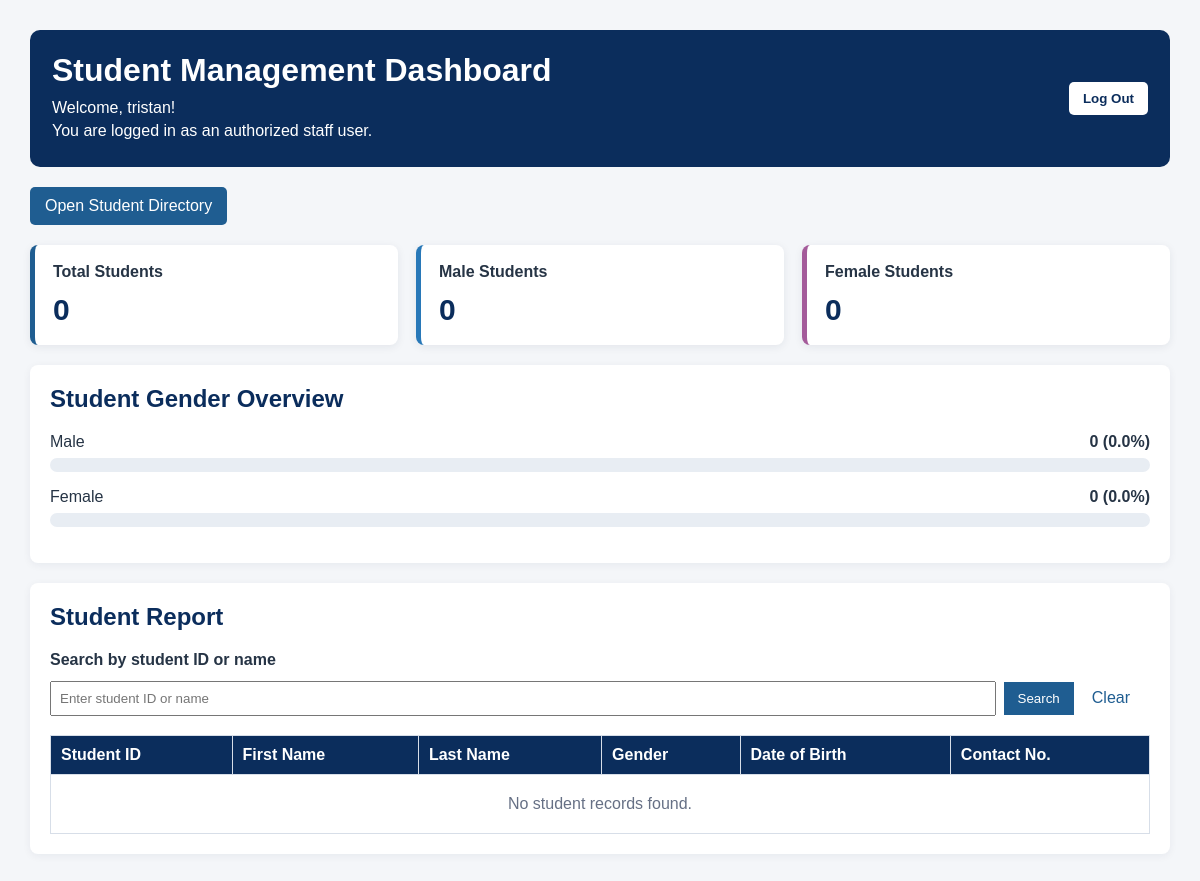
The page /registration/dashboard/ (signed in) on the database as committed earlier.
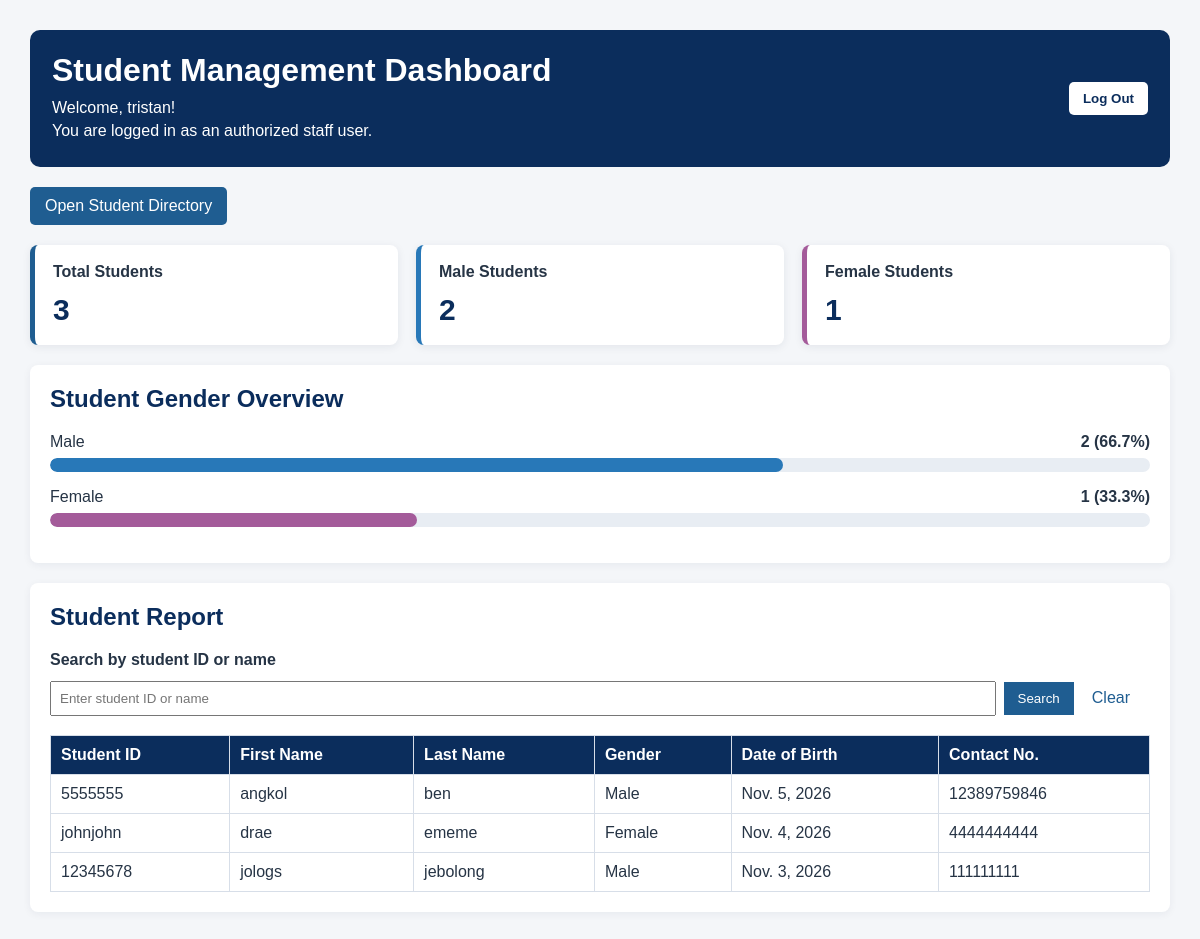
The same page on the database as committed later.
### registration/models.py (models this page shows, shortened)
class Student(models.Model):
    GENDER_CHOICES = [
        ('Male', 'Male'),
        ('Female', 'Female'),
    ]
    student_id = models.CharField(max_length=20, unique=True)
    first_name = models.CharField(max_length=100)
    last_name = models.CharField(max_length=100)
    gender = models.CharField(max_length=10, choices=GENDER_CHOICES)
    date_of_birth = models.DateField()
    contact_no = models.CharField(max_length=20)

### registration/views.py (the view)
# urls.py: path('dashboard/', views.staff_dashboard, name='staff_dashboard'),
@user_passes_test(staff_check, login_url='login')
def staff_dashboard(request):
    total_students = Student.objects.count()
    male_students = Student.objects.filter(
        gender='Male'
    ).count()
    female_students = Student.objects.filter(
        gender='Female'
    ).count()
    male_percent = (
        male_students / total_students * 100
        if total_students > 0 else 0
    )
    female_percent = (
        female_students / total_students * 100
        if total_students > 0 else 0
    )
    query = request.GET.get('q', '').strip()
    students = Student.objects.all().order_by(
        'last_name',
        'first_name'
    )
    if query:
        students = students.filter(
            Q(student_id__icontains=query)
            | Q(first_name__icontains=query)
            | Q(last_name__icontains=query)
        )
    context = {
        'total_students': total_students,
        'male_students': male_students,
        'female_students': female_students,
        'male_percent': male_percent,
        'female_percent': female_percent,
        'students': students,
        'query': query,
    }
    return render(
        request,
        'registration/dashboard.html',
        context
    )

### registration/views.py (called while the page is built)
def staff_check(user):
    return user.is_authenticated and user.is_staff

### registration/templates/registration/dashboard.html (shortened to what this page needs)
{% load static %}
<!DOCTYPE html>
<html lang="en">
<head>
    <link rel="stylesheet" href="{% static 'registration/style.css' %}">
</head>
<body>
    <main class="dashboard-container">
        <header class="dashboard-header">
            <div>
                <h1>Student Management Dashboard</h1>
                <p>Welcome, {{ request.user.username }}!</p>
                <p>You are logged in as an authorized staff user.</p>
            </div>
            <form method="post" action="{% url 'logout' %}">
                <button type="submit">Log Out</button>
            </form>
        </header>
        <section class="dashboard-actions">
            <a class="directory-link" href="{% url 'student_list' %}">
                Open Student Directory
            </a>
        </section>
        <section class="summary-grid">
            <article class="summary-card total-card">
                <h2>Total Students</h2>
                <p class="summary-number">{{ total_students }}</p>
            </article>
            <article class="summary-card male-card">
                <h2>Male Students</h2>
                <p class="summary-number">{{ male_students }}</p>
            </article>
            <article class="summary-card female-card">
                <h2>Female Students</h2>
                <p class="summary-number">{{ female_students }}</p>
            </article>
        </section>
        <section class="report-section">
            <h2>Student Gender Overview</h2>
            <div class="gender-row">
                <div class="gender-label">
                    <span>Male</span>
                    <strong>{{ male_students }} ({{ male_percent|floatformat:1 }}%)</strong>
                </div>
                <div class="bar-track">
                    <div class="bar-fill male-bar"
                         style="width: {{ male_percent }}%;"></div>
                </div>
            </div>
            <div class="gender-row">
                <div class="gender-label">
                    <span>Female</span>
                    <strong>{{ female_students }} ({{ female_percent|floatformat:1 }}%)</strong>
                </div>
                <div class="bar-track">
                    <div class="bar-fill female-bar"
                         style="width: {{ female_percent }}%;"></div>
                </div>
            </div>
        </section>
        <section class="report-section">
            <h2>Student Report</h2>
            <form method="get" action="{% url 'staff_dashboard' %}" class="search-form">
                <label for="student-search">Search by student ID or name</label>
                <input
                    type="text"
                    id="student-search"
                    name="q"
                    value="{{ query }}"
                    placeholder="Enter student ID or name"
                >
                <button type="submit">Search</button>
                <a class="clear-search" href="{% url 'staff_dashboard' %}">
                    Clear
                </a>
            </form>
            <div class="table-wrapper">
                <table>
                    <thead>
                        <tr>
                            <th>Student ID</th>
                            <th>First Name</th>
                            <th>Last Name</th>
                            <th>Gender</th>
                            <th>Date of Birth</th>
                            <th>Contact No.</th>
                        </tr>
                    </thead>
                    <tbody>
                        {% for student in students %}
                            <tr>
                                <td>{{ student.student_id }}</td>
                                <td>{{ student.first_name }}</td>
                                <td>{{ student.last_name }}</td>
                                <td>{{ student.gender }}</td>
                                <td>{{ student.date_of_birth }}</td>
                                <td>{{ student.contact_no }}</td>
                            </tr>
                        {% empty %}
                            <tr>
                                <td colspan="6" class="empty-message">
                                    No student records found.
                                </td>
                            </tr>
                        {% endfor %}
                    </tbody>
                </table>
            </div>
        </section>
    </main>
</body>
</html>

### registration/static/registration/style.css (style rules this page uses)
body { font-family: Arial, sans-serif; background: #f4f6f9; color: #263445; margin: 30px; }
h1 { color: #0b2d5c; }
a { color: #1f5d91; text-decoration: none; margin-right: 10px; }
table { width: 100%; border-collapse: collapse; background: #ffffff; }
th { background: #0b2d5c; color: #ffffff; text-align: left; }
th, td { padding: 10px; border: 1px solid #d7dee8; }
button { background: #1f5d91; color: #ffffff; border: 0; padding: 9px 14px; cursor: pointer; }
input, select { padding: 8px; margin: 4px 0; }
.dashboard-container { max-width: 1200px; margin: 0 auto; }
.dashboard-header { display: flex; justify-content: space-between; align-items: center; gap: 20px; background: #0b2d5c; color: #ffffff; padding: 22px; border-radius: 10px; }
.dashboard-header h1 { color: #ffffff; margin-top: 0; margin-bottom: 10px; }
.dashboard-header p { margin: 5px 0; }
.dashboard-header button { background: #ffffff; color: #0b2d5c; border-radius: 5px; font-weight: bold; }
.dashboard-actions { margin: 20px 0; }
.directory-link { display: inline-block; background: #1f5d91; color: #ffffff; padding: 10px 15px; border-radius: 5px; }
.summary-grid { display: grid; grid-template-columns: repeat(3, minmax(0, 1fr)); gap: 18px; margin: 20px 0; }
.summary-card { background: #ffffff; border-left: 5px solid #1f5d91; border-radius: 8px; padding: 18px; box-shadow: 0 2px 8px rgba(20, 40, 70, 0.08); }
.summary-card h2 { font-size: 16px; margin: 0 0 12px; }
.summary-number { color: #0b2d5c; font-size: 30px; font-weight: bold; margin: 0; }
.male-card { border-left-color: #2878b8; }
.female-card { border-left-color: #a45b9a; }
.report-section { background: #ffffff; margin: 20px 0; padding: 20px; border-radius: 8px; box-shadow: 0 2px 8px rgba(20, 40, 70, 0.06); }
.report-section h2 { color: #0b2d5c; margin-top: 0; }
.gender-row { margin: 16px 0; }
.gender-label { display: flex; justify-content: space-between; gap: 12px; margin-bottom: 7px; }
.bar-track { height: 14px; background: #e8edf3; border-radius: 10px; overflow: hidden; }
.bar-fill { height: 100%; border-radius: 10px; }
.male-bar { background: #2878b8; }
.female-bar { background: #a45b9a; }
.search-form { display: flex; flex-wrap: wrap; align-items: center; gap: 8px; margin: 15px 0; }
.search-form label { width: 100%; font-weight: bold; }
.search-form input { min-width: 220px; flex: 1; }
.clear-search { padding: 8px 10px; }
.table-wrapper { width: 100%; overflow-x: auto; }
.table-wrapper table { min-width: 700px; }

Rows that differ between the two databases and show on the page:
added Student: student_id "5555555", first_name "angkol", last_name "ben", gender "Male", date_of_birth "Nov. 5, 2026", contact_no "12389759846"
added Student: student_id "johnjohn", first_name "drae", last_name "ememe", gender "Female", date_of_birth "Nov. 4, 2026", contact_no "4444444444"
added Student: student_id "12345678", first_name "jologs", last_name "jebolong", gender "Male", date_of_birth "Nov. 3, 2026", contact_no "111111111"
Other text that changed with them:
{{ total_students }}: "0" → "3"
{{ male_students }}: "0" → "2"
{{ female_students }}: "0" → "1"
{{ male_percent|floatformat:1 }}: "0.0" → "66.7"
{{ female_percent|floatformat:1 }}: "0.0" → "33.3"
text no longer shown: "No student records found."
